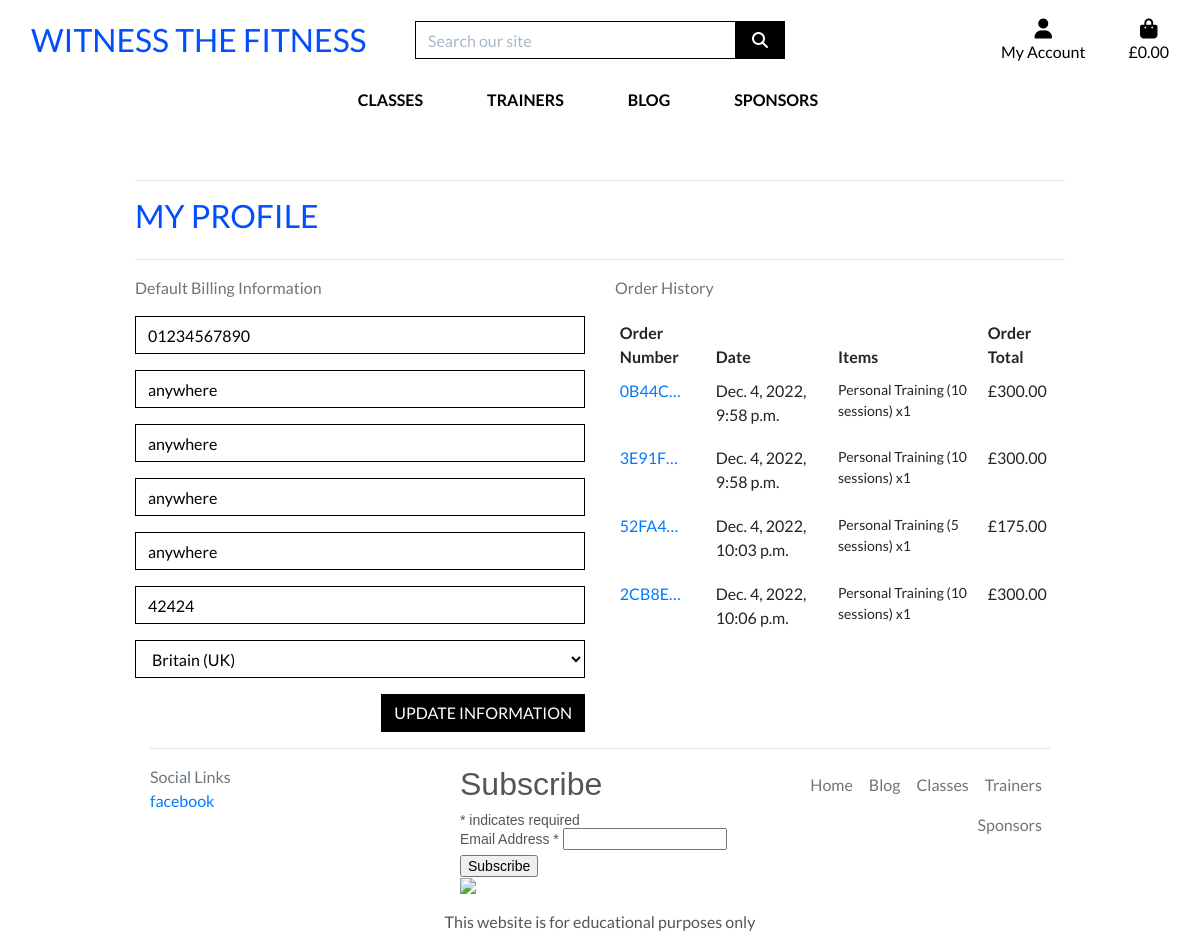
/profile/ (signed in), run on an earlier commit of the app's database.
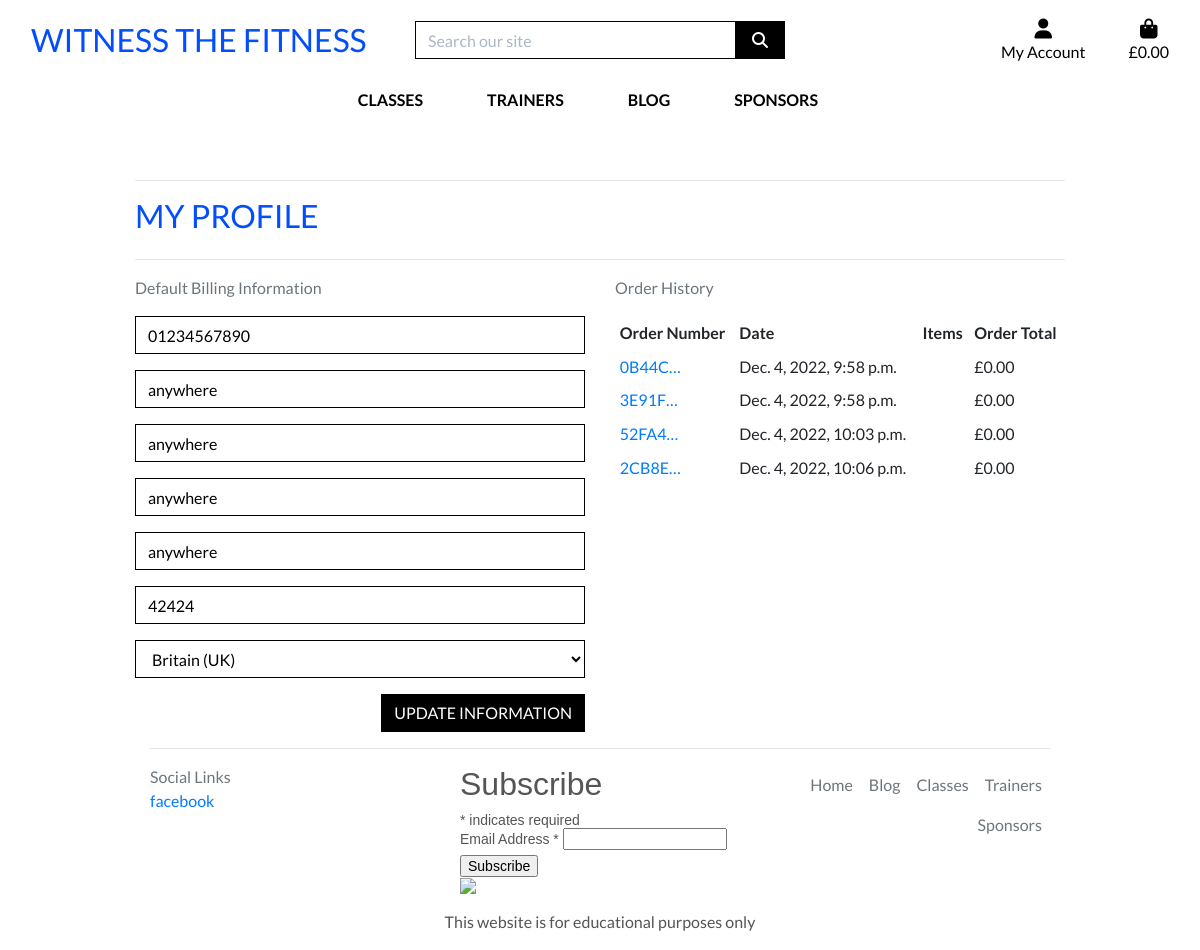
And on a later commit of the database.
### checkout/models.py (models this page shows, shortened)
class Order(models.Model):
    order_number = models.CharField(max_length=32, null=False, editable=False)
    user_profile = models.ForeignKey(UserProfile, on_delete=models.SET_NULL,
                                     null=True, blank=True,
                                     related_name='orders')
    full_name = models.CharField(max_length=50, null=False, blank=False)
    email = models.EmailField(max_length=254, null=False, blank=False)
    phone_number = models.CharField(max_length=20, null=False, blank=False)
    country = CountryField(blank_label='Country *', null=False, blank=False)
    postcode = models.CharField(max_length=20, null=True, blank=True)
    town_or_city = models.CharField(max_length=40, null=False, blank=False)
    street_address1 = models.CharField(max_length=80, null=False, blank=False)
    street_address2 = models.CharField(max_length=80, null=True, blank=True)
    county = models.CharField(max_length=80, null=True, blank=True)
    date = models.DateTimeField(auto_now_add=True)
    order_total = models.DecimalField(max_digits=10, decimal_places=2,
                                      null=False, default=0)
    original_bag = models.TextField(null=False, blank=False, default='')
    stripe_pid = models.CharField(max_length=254, null=False, blank=False,
                                  default='')

class OrderLineItem(models.Model):
    order = models.ForeignKey(Order, null=False, blank=False,
                              on_delete=models.CASCADE,
                              related_name='lineitems')
    sport = models.ForeignKey(Sports, null=False, blank=False,
                              on_delete=models.CASCADE)
    quantity = models.IntegerField(null=False, blank=False, default=0)
    lineitem_total = models.DecimalField(max_digits=6, decimal_places=2,
                                         null=False, blank=False,
                                         editable=False)

### sports/models.py (models this page shows, shortened)
class Sports(models.Model):
    trainer_id = models.ForeignKey(Trainers, on_delete=models.CASCADE)
    sport_type = models.CharField(max_length=100, null=False, blank=False)
    sport_category = models.CharField(max_length=100, null=False, blank=False)
    sport_description = models.TextField(blank=True)
    sport_cost = models.DecimalField(max_digits=6, decimal_places=2,
                                     null=False, blank=False)
    sport_location = models.CharField(max_length=100, null=False, blank=False)
    sport_image = models.ImageField(null=True, blank=True)
    class Meta:
        verbose_name_plural = 'Sports'

### profiles/views.py (the view)
# urls.py: path('', views.profile, name='profile'),
@login_required
def profile(request):
    profile = get_object_or_404(UserProfile, user=request.user)
    if request.method == 'POST':
        form = UserProfileForm(request.POST, instance=profile)
        if form.is_valid():
            form.save()
            messages.success(request, 'Profile updated successfully')
        else:
            messages.error(request,
                           ('Update failed. Please make sure the '
                            'form is valid'))
    else:
        form = UserProfileForm(instance=profile)
    orders = profile.orders.all()
    template = 'profiles/profile.html'
    context = {
        'form': form,
        'orders': orders,
        'on_profile_page': True,
    }
    return render(request, template, context)

### bag/contexts.py (called while the page is built, shortened)
def bag_contents(request):
    bag_items = []
    total = 0
    product_count = 0
    bag = request.session.get('bag', {})
    context = {
        'bag_items': bag_items,
        'total': total,
        'product_count': product_count,
    }
    return context

### profiles/templates/profiles/profile.html (shortened to what this page needs)
{% extends "base.html" %}
{% load static %}
{% block extra_css %}
    <link rel="stylesheet" href="{% static 'profiles/css/profile.css' %}">
{% endblock %}
{% block page_header %}
    <div class="container header-container">
    </div>
{% endblock %}
{% block content %}
    <div class="overlay"></div>
    <div class="container">
        <div class="row">
            <div class="col">
                <hr>
                <h2 class="logo-font mb-4">My Profile</h2>
                <hr>
            </div>
        </div>
        <div class="row">
            <div class="col-12 col-lg-6">
                <p class="text-muted">Default Billing Information</p>
                <form action="{% url 'profile' %}" class="mt-3" method="POST" id="profile-update-form">
                    {{ form|crispy }}
                    <button class="btn btn-black rounded-0 text-uppercase float-right">Update Information</button>
                </form>
            </div>
            <div class="col-12 col-lg-6">
                <p class="text-muted">Order History</p>
                <div class="order-history table-responsive">
                    <table class="table table-sm table-borderless">
                        <thead>
                            <tr>
                                <th>Order Number</th>
                                <th>Date</th>
                                <th>Items</th>
                                <th>Order Total</th>
                            </tr>
                        </thead>
                        <tbody>
                            {% for order in orders %}
                                <tr>
                                    <td>
                                        <a href="{% url 'order_history' order.order_number %}"
                                            title="{{ order.order_number }}">
                                            {{ order.order_number|truncatechars:6 }}
                                        </a>
                                    </td>
                                    <td>{{ order.date }}</td>
                                    <td>
                                        <ul class="list-unstyled">
                                            {% for item in order.lineitems.all %}
                                                <li class="small">
                                                    {{ item.sport.sport_category }} x{{ item.quantity }}
                                                </li>
                                            {% endfor %}
                                        </ul>
                                    </td>
                                    <td>£{{ order.order_total }}</td>
                                </tr>
                            {% endfor %}
                        </tbody>
                    </table>
                </div>
            </div>
        </div>
{% endblock %}

What changed in the data, as far as the page shows it:
removed OrderLineItem: sport.sport_category "Personal Training (10 sessions)", quantity "1", shown under Order (number 1 of 4 on the later page)
removed OrderLineItem: sport.sport_category "Personal Training (10 sessions)", quantity "1", shown under Order (number 2 of 4 on the later page)
removed OrderLineItem: sport.sport_category "Personal Training (5 sessions)", quantity "1", shown under Order "Dec. 4, 2022, 10:03 p.m."
removed OrderLineItem: sport.sport_category "Personal Training (10 sessions)", quantity "1", shown under Order "Dec. 4, 2022, 10:06 p.m."
changed Order (number 1 of 4 on the later page): order_total "300.00" → "0.00"
changed Order (number 2 of 4 on the later page): order_total "300.00" → "0.00"
changed Order "Dec. 4, 2022, 10:03 p.m.": order_total "175.00" → "0.00"
changed Order "Dec. 4, 2022, 10:06 p.m.": order_total "300.00" → "0.00"
